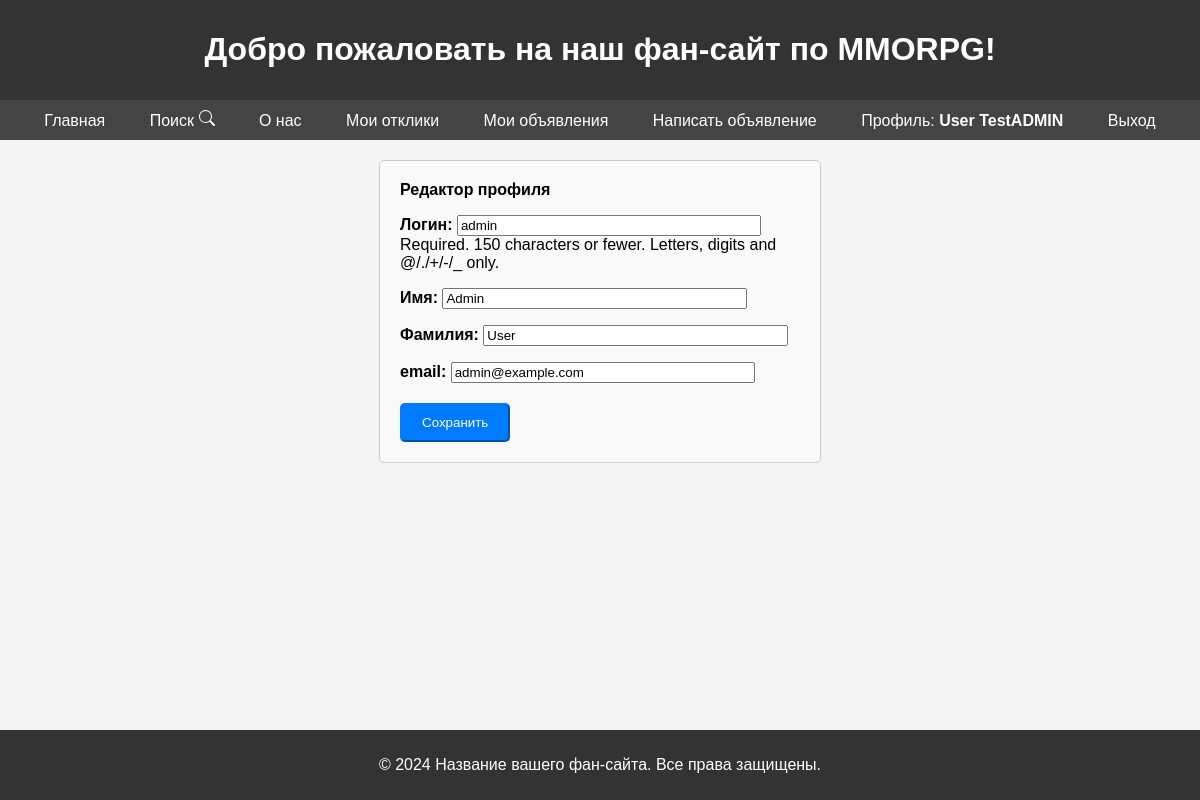
/account/edit/1/ (signed in), run on the app's committed database.
### users/models.py (models this page shows, shortened)
class CustomUser(AbstractUser):
    username_validator = UnicodeUsernameValidator()
    username = models.CharField(
        _("username"), max_length=150, unique=True, help_text=_(
            "Required. 150 characters or fewer. Letters, digits and @/./+/-/_ only."
        ),
        validators=[username_validator],
        error_messages={
            "unique": _("A user with that username already exists."),
        },
    )
    first_name = models.CharField(_("first name"), db_index=True, max_length=150, blank=True)
    last_name = models.CharField(_("last name"), db_index=True, max_length=150, blank=True)
    email = models.EmailField(_("email"), db_index=True, max_length=60, unique=True)
    activation_code = models.CharField(max_length=30, null=True, blank=True, verbose_name=_("Код подтверждения"))
    objects = UserManager()
    USERNAME_FIELD = 'email'
    REQUIRED_FIELDS = ['first_name', 'last_name', 'username']
    class Meta:
        verbose_name = _('Пользователь')
        verbose_name_plural = _('Пользователи')
        unique_together = ('email',)
    def get_full_name(self):
        full_name = '%s %s' % (self.first_name, self.last_name)
        return full_name.strip() if full_name.strip() else self.email

### users/views.py (the view, shortened to what this page needs)
# urls.py: path('edit/<int:pk>/', UserProfileEdit.as_view(), name='edit_profile'),
class UserProfileEdit(LoginRequiredMixin, UpdateView):
    form_class = UserForm
    template_name = 'users/edit_profile.html'
    login_url = '/account/login/'
    def get_object(self, **kwargs):
        pk = self.kwargs.get('pk')  # Получаем 'pk' из URL-параметра
        return get_object_or_404(CustomUser, pk=pk)

### users/forms.py (shortened to what this page needs)
class UserForm(ModelForm):
    class Meta:
        model = CustomUser
        fields = ['username', 'first_name', 'last_name', 'email', ]
        labels = {'username': 'Логин', 'first_name': 'Имя',
                  'last_name': 'Фамилия', 'email': 'email', }
        widgets = {'username': TextInput(attrs={
            'class': 'form-control', 'readonly': 'readonly',
            'style': 'width:40ch ',
        }),
            'first_name': TextInput(attrs={
                'class': 'form-control', 'placeholder': 'Введите текст...',
                'style': 'width:40ch',
            }),
            'last_name': TextInput(attrs={
                'class': 'form-control', 'placeholder': 'Введите текст...',
                'style': 'width:40ch',
            }),
            'email': EmailInput(attrs={
                'multiple class': 'form-control', 'placeholder': 'Введите email...',
                'style': 'width:40ch',
            }),
        }

### users/templates/users/edit_profile.html (shortened to what this page needs)
{% extends "base.html" %}
{% block content %}
    <div style="text-align:left" class="col-md-5">
        <form method="POST" enctype="multipart/form-data" class="custom-form">
            <div class="form-group">
                <label for="id_field1">Редактор профиля</label>
                {{ form.as_p }}
            </div>
            <button type="submit" class="btn btn-primary btn-block">Сохранить</button>
        </form>
    </div>
{% endblock content %}

### templates/base.html (shortened to what this page needs)
{% load static %}
<!DOCTYPE html>
<html lang="en">
<head>
</head>
<body>
{% block header %}
    <header>
        <h1>Добро пожаловать на наш фан-сайт по MMORPG!</h1>
    </header>
{% endblock header %}
    <nav>
        <a class="nav-link" href="{% url 'fan_board:ads_list' %}">Главная</a>
        <a class="nav-link" href="{% url 'fan_board:search_results' %}">Поиск
            <svg xmlns="http://www.w3.org/2000/svg" width="16" height="16" fill="currentColor" class="bi bi-search" viewBox="0 0 16 16">
            <path d="M11.742 10.344a6.5 6.5 0 1 0-1.397 1.398h-.001q.044.06.098.115l3.85 3.85a1 1 0 0 0 1.415-1.414l-3.85-3.85a1 1 0 0 0-.115-.1zM12 6.5a5.5 5.5 0 1 1-11 0 5.5 5.5 0 0 1 11 0"/>
            </svg>
        </a>
        <a href="">О нас</a>
        {% if request.user.is_authenticated %}
        <a class="nav-link" href="{% url 'fan_board:private_page' %}"> Мои отклики </a>
        <a class="nav-link" href="{% url 'fan_board:my_ads' %}"> Мои объявления </a>
        <a class="nav-link" href="{% url 'fan_board:ads_create' %}"> Написать объявление </a>
        <a class="nav-link" href="{% url 'users:profile' %}"> Профиль: <strong>{{ user.get_full_name }}</strong> </a>
        <a class="nav-link" href="{% url 'users:logout' %}"> Выход </a>
        {% else %}
        <a class="nav-link" href="{% url 'users:login' %}"> Вход </a>
        <a class="nav-link" href="{% url 'users:registration' %}"> Регистрация </a>
        {% endif %}
    </nav>
        <section class="content">
            {% block content %} {% endblock content %}
        </section>
    <footer>
        <p>&copy; 2024 Название вашего фан-сайта. Все права защищены.</p>
    </footer>
</body>
</html>

### users/templates/users/edit_profile.html (style rules this page uses)
.custom-form { max-width: 400px; margin: 0 auto; padding: 20px; border: 1px solid #ccc; border-radius: 5px; background-color: #f9f9f9; }
.form-group { margin-bottom: 20px; }
label { font-weight: bold; }
.btn { padding: 10px 20px; border-radius: 5px; cursor: pointer; }
.btn-primary { background-color: #007bff; border-color: #007bff; color: #fff; }

### data on the page
CustomUser: get_full_name "User TestADMIN"
CustomUser: username "admin", first_name "Admin", last_name "User", email "admin@example.com"
